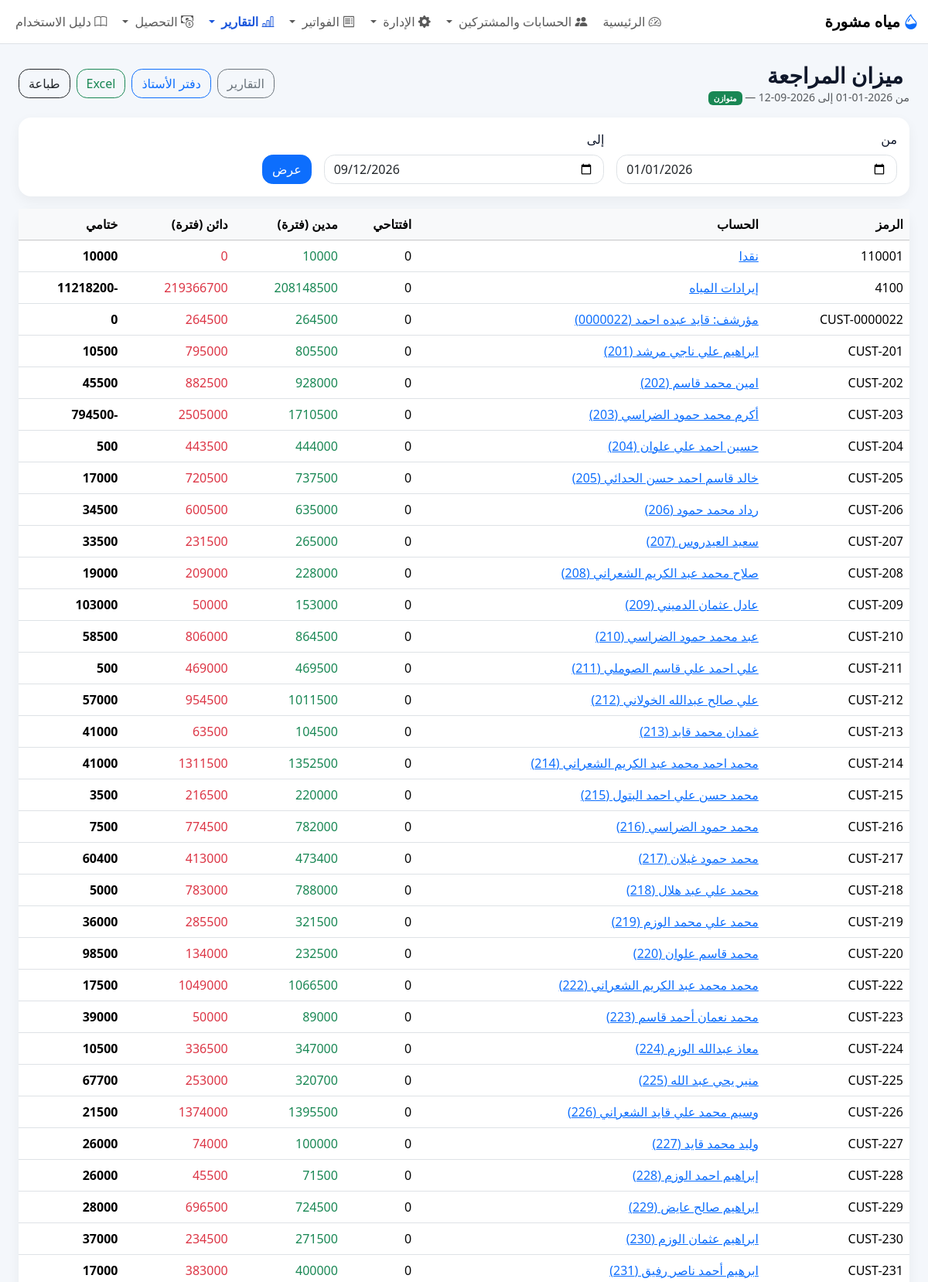
The app's page /accounting/trial-balance (signed in, upper part) with its own data.
### models.py (models this page shows)
class Base(DeclarativeBase):
    pass

class Settings(Base):
    __tablename__ = "settings"
    key: Mapped[str] = mapped_column(String, primary_key=True)
    value: Mapped[Optional[str]] = mapped_column(String, nullable=True)

class AccountNode(Base):
    __tablename__ = "account_nodes"
    id: Mapped[int] = mapped_column(Integer, primary_key=True)
    code: Mapped[str] = mapped_column(String, unique=True, nullable=False)
    name: Mapped[str] = mapped_column(String, nullable=False)
    node_type: Mapped[str] = mapped_column(String, nullable=False, default="account")
    parent_id: Mapped[Optional[int]] = mapped_column(ForeignKey("account_nodes.id"), nullable=True)
    is_postable: Mapped[int] = mapped_column(Integer, nullable=False, default=1)
    active: Mapped[int] = mapped_column(Integer, nullable=False, default=1)
    created_at: Mapped[str] = mapped_column(String, nullable=False, default=lambda: datetime.now().isoformat())
    updated_at: Mapped[Optional[str]] = mapped_column(String, nullable=True)
    parent: Mapped[Optional["AccountNode"]] = relationship(remote_side=[id], backref="children")

### app.py (the view)
    @app.route("/accounting/trial-balance")
    @login_required
    @role_required(["admin", "technician", "accountant", "manager"])
    def accounting_trial_balance():
        db = get_db()
        start = request.args.get("start", date(date.today().year, 1, 1).isoformat())
        end = request.args.get("end", date.today().isoformat())
        tb = get_trial_balance(db, start=start, end=end)
        return render_template(
            "trial_balance.html",
            start=start, end=end, tb=tb,
            currency=get_setting("currency_name", DEFAULT_SETTINGS["currency_name"]),
        )

### app.py (called while the page is built)
def login_required(f):
    @wraps(f)
    def decorated_function(*args, **kwargs):
        if session.get("user_id") is None:
            flash("يرجى تسجيل الدخول أولاً.", "warning")
            return redirect(url_for("login"))
        return f(*args, **kwargs)
    return decorated_function

def role_required(allowed_roles):
    def decorator(f):
        @wraps(f)
        def wrapper(*args, **kwargs):
            if not session.get("user_id"):
                return redirect(url_for("login"))
            user_role = g.user["role"] if g.user else None
            if not user_role or user_role.lower() not in [r.lower() for r in allowed_roles]:
                flash("ليس لديك الصلاحية للوصول إلى هذه الصفحة أو تنفيذ هذه العملية.", "danger")
                return redirect(url_for("index"))
            return f(*args, **kwargs)
        return wrapper
    return decorator

### database.py (called while the page is built, shortened)
def get_db():
    if "db" not in g:
        INSTANCE_DIR.mkdir(exist_ok=True)
        g.db = SQLAlchemyDBProxy(SessionLocal())
        try:
            g.db.execute("PRAGMA foreign_keys = ON")
        except Exception:
            pass
    return g.db

@contextmanager
def orm_session_scope():
    session = SessionLocal()
    try:
        yield session
        session.commit()
    except Exception:
        session.rollback()
        raise
    finally:
        session.close()

def get_setting(key, default=""):
    with orm_session_scope() as session:
        row = session.get(Settings, key)
        return row.value if row and row.value is not None else default

    def __getitem__(self, key):
        if isinstance(key, int):
            return self._values[key]
        return self._mapping[key]

    def __len__(self):
        return len(self._values)

    def fetchone(self):
        if self._index >= len(self._rows):
            return None
        row = self._rows[self._index]
        self._index += 1
        return row

    def fetchall(self):
        if self._index >= len(self._rows):
            return []
        rows = self._rows[self._index:]
        self._index = len(self._rows)
        return rows

    def _connection(self):
        return self.session.connection()

    def close(self):
        try:
            self.session.close()
        finally:
            try:
                SessionLocal.remove()
            except Exception:
                pass

### templates/trial_balance.html (shortened to what this page needs)
{% extends "base.html" %}
{% block content %}
<div class="container-fluid">
  <div class="d-flex justify-content-between align-items-center flex-wrap gap-2 mb-3">
    <div>
      <h3 class="fw-bold mb-0">ميزان المراجعة</h3>
      <div class="text-muted small">من {{ start }} إلى {{ end }} — {% if tb.totals.balanced %}<span class="badge bg-success">متوازن</span>{% else %}<span class="badge bg-danger">غير متوازن</span>{% endif %}</div>
    </div>
    <div class="d-flex gap-2">
      <a class="btn btn-outline-secondary" href="{{ url_for('accounting_reports') }}">التقارير</a>
      <a class="btn btn-outline-primary" href="{{ url_for('accounting_ledger') }}">دفتر الأستاذ</a>
      <a class="btn btn-outline-success" href="{{ url_for('accounting_trial_balance_xlsx', start=start, end=end) }}">Excel</a>
      <button class="btn btn-outline-dark" onclick="window.print()">طباعة</button>
    </div>
  </div>
  <form method="get" class="card mb-3"><div class="card-body"><div class="row g-3">
    <div class="col-md-4"><label class="form-label">من</label><input type="date" name="start" value="{{ start }}" class="form-control"></div>
    <div class="col-md-4"><label class="form-label">إلى</label><input type="date" name="end" value="{{ end }}" class="form-control"></div>
    <div class="col-md-4 d-flex align-items-end"><button class="btn btn-primary">عرض</button></div>
  </div></div></form>
  <div class="card"><div class="table-responsive"><table class="table table-hover mb-0">
    <thead class="table-light"><tr><th>الرمز</th><th>الحساب</th><th>افتتاحي</th><th>مدين (فترة)</th><th>دائن (فترة)</th><th>ختامي</th></tr></thead>
    <tbody>
      {% for r in tb.rows %}
      <tr><td>{{ r.code }}</td><td><a href="{{ url_for('accounting_ledger', account_id=r.id, start=start, end=end) }}">{{ r.name }}</a></td>
        <td>{{ "%.0f"|format(r.opening or 0) }}</td><td class="text-success">{{ "%.0f"|format(r.debit or 0) }}</td>
        <td class="text-danger">{{ "%.0f"|format(r.credit or 0) }}</td><td class="fw-bold">{{ "%.0f"|format(r.closing or 0) }}</td></tr>
      {% else %}
      <tr><td colspan="6" class="text-center text-muted py-4">لا توجد أرصدة</td></tr>
      {% endfor %}
    </tbody>
  </table></div></div>
</div>
{% endblock %}

### templates/base.html (shortened to what this page needs)
<!doctype html>
<html lang="ar" dir="rtl" class="notranslate" translate="no" data-theme="{{ setting('ui_theme', 'light') }}">
<head>
  <link href="https://cdn.jsdelivr.net/npm/bootstrap@5.3.3/dist/css/bootstrap.rtl.min.css" rel="stylesheet">
  <link href="https://cdn.jsdelivr.net/npm/bootstrap-icons@1.11.3/font/bootstrap-icons.min.css" rel="stylesheet">
  <link rel="stylesheet" href="{{ url_for('static', filename='css/style.css') }}">
</head>
<body>
  <nav class="navbar navbar-expand-lg bg-white border-bottom sticky-top">
    <div class="container-fluid">
      <a class="navbar-brand" href="{{ url_for('index') }}">
        <i class="bi bi-droplet-half text-primary me-1"></i>{{ setting('project_name', app_name) }}
      </a>
      <div class="collapse navbar-collapse" id="nav">
        <ul class="navbar-nav ms-auto gap-1">
          {% if current_user %}
          <li class="nav-item"><a class="nav-link {% if request.endpoint=='index' %}active{% endif %}" href="{{ url_for('index') }}"><i class="bi bi-speedometer2"></i> الرئيسية</a></li>
          <li class="nav-item dropdown">
              <a class="nav-link dropdown-toggle "
                href="#"
                data-bs-toggle="dropdown">
                  <i class="bi bi-people-fill"></i> الحسابات والمشتركين
              </a>
          </li>
        {% if current_user %}
<li class="nav-item dropdown">
    <a class="nav-link dropdown-toggle {% if request.endpoint in ['employee_portal','staff_monitor','import_data','settings'] %}active{% endif %}"
       href="#"
       data-bs-toggle="dropdown">
        <i class="bi bi-gear-fill"></i> الإدارة
    </a>
</li>
{% endif %}
         <li class="nav-item dropdown">
            <a class="nav-link dropdown-toggle " href="#" data-bs-toggle="dropdown">
              <i class="bi bi-receipt"></i> الفواتير
            </a>
          </li>
          <li class="nav-item dropdown">
          <a class="nav-link dropdown-toggle {% if request.endpoint in ['customer_statement','reports','accounting_reports','accounting_ledger','accounting_trial_balance','accounting_income_statement','accounting_balance_sheet','accounting_cash_flow','accounting_equity_statement','accounting_adjustment','accounting_fiscal_years','accounting_counts','accounting_reconciliation','accounting_bank','accounting_dashboard','accounting_subscriber_ledger','accounting_templates','accounting_cost_centers','arrears_report','collector_daily_report'] %}active{% endif %}" href="#" data-bs-toggle="dropdown">
          <i class="bi bi-bar-chart-line"></i> التقارير
          </a>
          </li>
            <li class="nav-item dropdown">
            <a class="nav-link dropdown-toggle {% if request.endpoint in ['arrears_report','collector_daily_report','collection_trip'] %}active{% endif %}"
               href="#" data-bs-toggle="dropdown">
              <i class="bi bi-cash-coin"></i> التحصيل
            </a>
          </li>
          <li class="nav-item">
            <a class="nav-link {% if request.endpoint=='user_manual' %}active{% endif %}"
               href="{{ url_for('user_manual') }}">
              <i class="bi bi-book"></i> دليل الاستخدام
            </a>
          </li>
         {% endif %}
        </ul>
      </div>
    </div>
  </nav>
  <main class="container-fluid py-3 py-lg-4">
    {% block content %}{% endblock %}
  </main>
</body>
</html>

### static/css/style.css (style rules this page uses)
body { background: #f6f8fb; font-family: system-ui, -apple-system, "Segoe UI", Tahoma, Arial, sans-serif; }
.card { border: 0; border-radius: 1rem; box-shadow: 0 0.35rem 1rem rgba(0,0,0,.05); }
.table thead th { white-space: nowrap; }
.form-control, .form-select, .btn { border-radius: .85rem; }

### templates/base.html (style rules this page uses)
:root { --app-bg: #f4f7fb; --app-surface: #ffffff; --app-surface-2: #f8fafc; --app-text: #0f172a; --app-muted: #64748b; --app-border: #dbe4f0; --app-primary: #1a56db; --app-primary-contrast: #ffffff; }
.navbar-brand { font-weight: 800; }
.nav-link.active { font-weight: 700; color: var(--app-primary) !important; }
body { background: var(--app-bg); color: var(--app-text); }
.card, .dropdown-menu, .modal-content { background-color: var(--app-surface); color: var(--app-text); border-color: var(--app-border); }

### records on screen
Settings: value "مياه مشورة"
AccountNode: code "110001", name "نقدا", opening "0", debit "10000", credit "0", closing "10000"
AccountNode: code "4100", name "إيرادات المياه", opening "0", debit "208148500", credit "219366700", closing "-11218200"
AccountNode: code "CUST-0000022", name "مؤرشف: قايد عبده احمد (0000022)", active "0", debit "264500", credit "264500"
AccountNode: code "CUST-201", name "ابراهيم علي ناجي مرشد (201)", opening "0", debit "805500", credit "795000", closing "10500"
AccountNode: code "CUST-202", name "امين محمد قاسم (202)", opening "0", debit "928000", credit "882500", closing "45500"
AccountNode: code "CUST-203", name "أكرم محمد حمود الضراسي (203)", opening "0", debit "1710500", credit "2505000", closing "-794500"
AccountNode: code "CUST-204", name "حسين احمد علي علوان (204)", opening "0", debit "444000", credit "443500", closing "500"
AccountNode: code "CUST-205", name "خالد قاسم احمد حسن الحدائي (205)", opening "0", debit "737500", credit "720500", closing "17000"
AccountNode: code "CUST-206", name "رداد محمد حمود (206)", opening "0", debit "635000", credit "600500", closing "34500"
AccountNode: code "CUST-207", name "سعيد العيدروس (207)", opening "0", debit "265000", credit "231500", closing "33500"
AccountNode: code "CUST-208", name "صلاح محمد عبد الكريم الشعراني (208)", opening "0", debit "228000", credit "209000", closing "19000"
AccountNode: code "CUST-209", name "عادل عثمان الدميني (209)", opening "0", debit "153000", credit "50000", closing "103000"
AccountNode: code "CUST-210", name "عبد محمد حمود الضراسي (210)", opening "0", debit "864500", credit "806000", closing "58500"
AccountNode: code "CUST-211", name "علي احمد علي قاسم الصوملي (211)", opening "0", debit "469500", credit "469000", closing "500"
AccountNode: code "CUST-212", name "علي صالح عبدالله الخولاني (212)", opening "0", debit "1011500", credit "954500", closing "57000"
AccountNode: code "CUST-213", name "غمدان محمد قايد (213)", opening "0", debit "104500", credit "63500", closing "41000"
AccountNode: code "CUST-214", name "محمد احمد محمد عبد الكريم الشعراني (214)", opening "0", debit "1352500", credit "1311500", closing "41000"
AccountNode: code "CUST-215", name "محمد حسن علي احمد البتول (215)", opening "0", debit "220000", credit "216500", closing "3500"
AccountNode: code "CUST-216", name "محمد حمود الضراسي (216)", opening "0", debit "782000", credit "774500", closing "7500"
AccountNode: code "CUST-217", name "محمد حمود غيلان (217)", opening "0", debit "473400", credit "413000", closing "60400"
AccountNode: code "CUST-218", name "محمد علي عبد هلال (218)", opening "0", debit "788000", credit "783000", closing "5000"
AccountNode: code "CUST-219", name "محمد علي محمد الوزم (219)", opening "0", debit "321500", credit "285500", closing "36000"
AccountNode: code "CUST-220", name "محمد قاسم علوان (220)", opening "0", debit "232500", credit "134000", closing "98500"
AccountNode: code "CUST-222", name "محمد محمد عبد الكريم الشعراني (222)", opening "0", debit "1066500", credit "1049000", closing "17500"
AccountNode: code "CUST-223", name "محمد نعمان أحمد قاسم (223)", opening "0", debit "89000", credit "50000", closing "39000"
AccountNode: code "CUST-224", name "معاذ عبدالله الوزم (224)", opening "0", debit "347000", credit "336500", closing "10500"
AccountNode: code "CUST-225", name "منير يحي عبد الله (225)", opening "0", debit "320700", credit "253000", closing "67700"
AccountNode: code "CUST-226", name "وسيم محمد علي قايد الشعراني (226)", opening "0", debit "1395500", credit "1374000", closing "21500"
AccountNode: code "CUST-227", name "وليد محمد قايد (227)", opening "0", debit "100000", credit "74000", closing "26000"
AccountNode: code "CUST-228", name "إبراهيم احمد الوزم (228)", opening "0", debit "71500", credit "45500", closing "26000"
AccountNode: code "CUST-229", name "ابراهيم صالح عايض (229)", opening "0", debit "724500", credit "696500", closing "28000"
AccountNode: code "CUST-230", name "ابراهيم عثمان الوزم (230)", opening "0", debit "271500", credit "234500", closing "37000"
AccountNode: code "CUST-231", name "ابرهيم أحمد ناصر رفيق (231)", opening "0", debit "400000", credit "383000", closing "17000"

### other values on screen
{{ start }} "2026-01-01"
